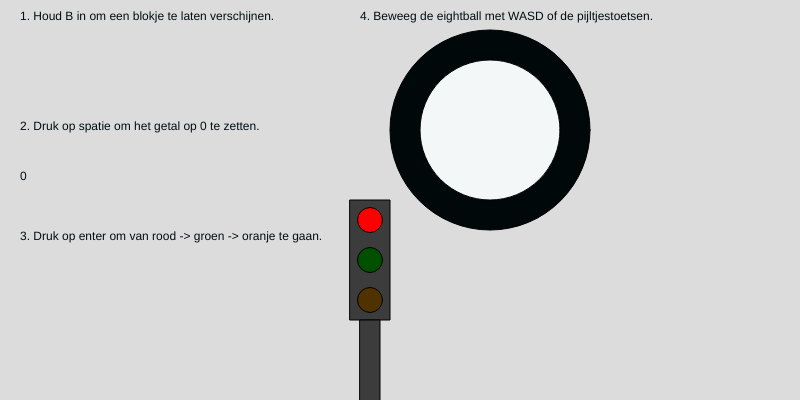
Frame 1 (no input)
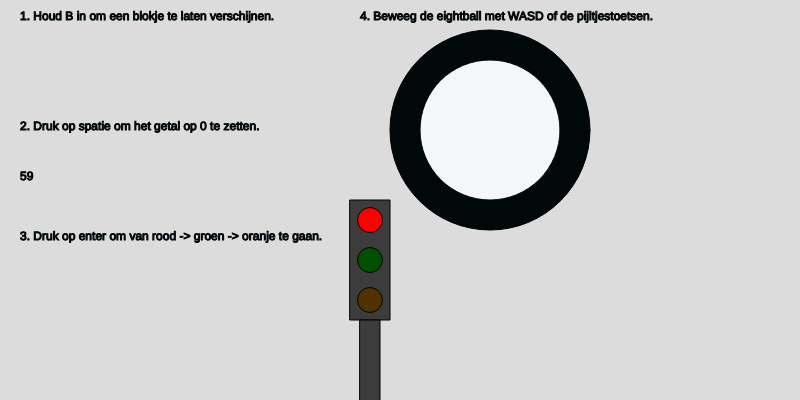
Frame 60 (no input)
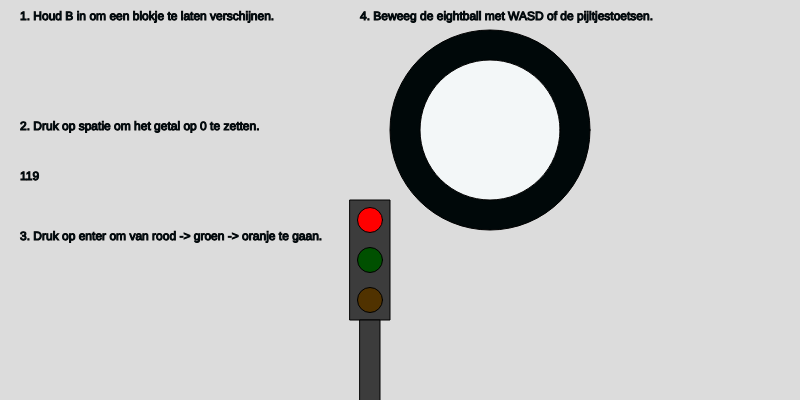
Frame 120 (the mouse pressed at the canvas centre since frame 60)

The p5.js sketch that drew these frames (run headless with seeded random() and noise() and a simulated clock; from frame 60 on, the mouse is pressed at the canvas centre):

// p5.js sketch
// ── sketch.js

 let teller = 0 

 let light = 0;
function keyPressed() { 
  if (keyCode == ENTER) {
    light = light + 1;
    // Stoplichtvolgorde: rood, groen, oranje
    if (light > 2)
      light = 0;
  }


  if (key === ' ') {
    teller = 0;
  }
}
function setup() {
  createCanvas(800, 400);
}

function draw() {
  background(220);
//instructies.
val = "rgb(1, 14, 20)";
fill(1, 14, 20)
  text("1. Houd B in om een blokje te laten verschijnen.", 20, 20);
  text("2. Druk op spatie om het getal op 0 te zetten.", 20, 130);
  text("3. Druk op enter om van rood -> groen -> oranje te gaan.", 20, 240);
  text("4. Beweeg de eightball met WASD of de pijltjestoetsen.", 360, 20);

//blokje laten verschijnenn.
  if (keyIsDown(66)) {
    fill(255);
    rect(20, 40, 60, 60);
  }

//teller
  text(teller, 20, 180);

  teller++;
  if (teller > 500) {
    teller = 0;
  }

  // Verkeerslicht
   stroke(1);
   fill(60, 60, 60);
   rect(350, 200, 40, 120);

  fill(light == 0 ? color(255, 0, 0) : color(80, 0, 0));
   circle(370, 220, 25);
  fill(light == 1 ? color(0, 255, 0) : color(0, 80, 0));
   circle(370, 260, 25);
  fill(light == 2 ? color(255, 128, 0) : color(80, 50, 0));
   circle(370, 300, 25);

   fill(60, 60, 60);
   rect(360, 320, 20, 120);

//eightball

val = "rgb(243, 247, 248)";
fill(0, 8, 9)
circle(490,130, 200,200, )

val = "rgb(0, 8, 9)";
fill(243, 247, 248)
circle(490,130, 140,140, )
text()
}
